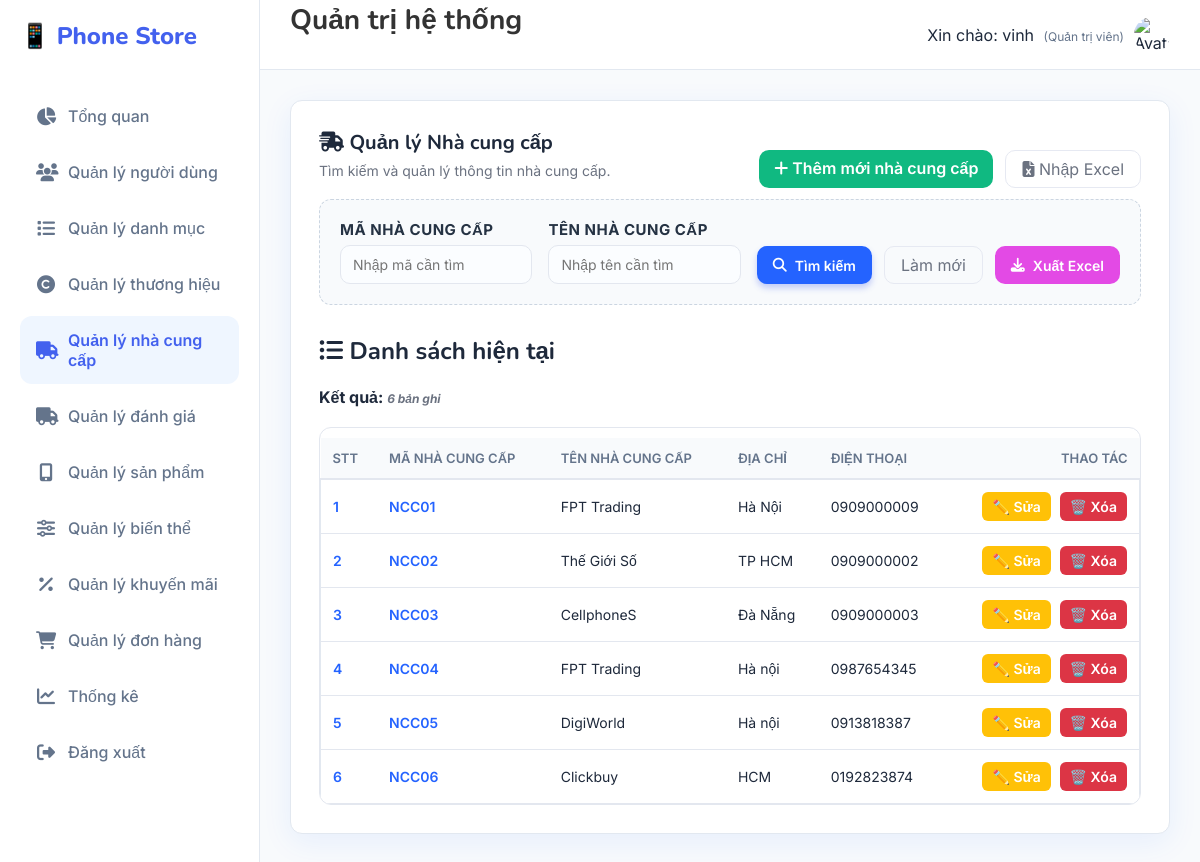
Page /Nhacungcap/danhsach (signed in) on the committed database.
### tables this page shows
CREATE TABLE `nha_cung_cap` (
  `ma_nha_cung_cap` varchar(20) NOT NULL,
  `ten_nha_cung_cap` varchar(255) NOT NULL,
  `dia_chi` varchar(255) DEFAULT NULL,
  `dien_thoai` varchar(20) DEFAULT NULL
);

### MVC/Core/controller.php (called while the page is built, shortened)
<?php
class controller
{
    public function model($model)
    {
        return new $model;
    }
    public function view($view, $data = [])
    {
        include_once __DIR__ . '/../Views/' . $view . '.php';
    }
}

### MVC/Controllers/Nhacungcap.php (called while the page is built, shortened)
<?php
class Nhacungcap extends controller
{
    private $ncc;
    function __construct()
    {
        $this->ncc = $this->model("NhaCungCap_m");
    }
    function danhsach()
    {
        $result = $this->ncc->NhaCungCap_getAll();
        $this->view('Master', [
            'page' => 'danhsachnhacungcap_v',
            'dulieu' => $result
        ]);
    }
}

### MVC/Core/app.php (called while the page is built, shortened)
<?php
class app
{
    protected $action = "Get_data";
    function __construct()
    {
        $arr = $this->processURL();
        if ($arr != null) {
            if (file_exists(__DIR__ . '/../Controllers/' . $arr[0] . '.php')) {
                unset($arr[0]);
            }
        }
        $this->controller = new $this->controller;
        if (isset($arr[1])) {
            if (method_exists($this->controller, $arr[1])) {
                $this->action = $arr[1];
                unset($arr[1]);
            }
        }
        $this->param = $arr ? array_values($arr) : [];
        call_user_func_array([$this->controller, $this->action], $this->param);
    }
    function processURL()
    {
        if (isset($_GET['url'])) {
            return explode('/', filter_var(trim($_GET['url']), FILTER_DEFAULT));
        }
    }
}

### index.php (called while the page is built, shortened)
<?php
    $myapp = new app();
?>

### MVC/Core/connectDB.php (called while the page is built, shortened)
<?php
class connectDB
{
    function __construct()
    {
        $this->con = mysqli_connect('localhost', 'root', '', 'phone_store_v2');
    }
}

### MVC/Models/NhaCungCap_m.php (called while the page is built, shortened)
<?php
class NhaCungCap_m extends connectDB
{
    function NhaCungCap_getAll()
    {
        $sql = "SELECT * FROM nha_cung_cap
                ORDER BY LENGTH(ma_nha_cung_cap), ma_nha_cung_cap";
        return mysqli_query($this->con, $sql);
    }
}

### MVC/Views/Pages/Danhsachnhacungcap_v.php (the view, shortened to what this page needs)
<!DOCTYPE html>
<html lang="vi">
<body>
    <main role="main">
        <div class="card">
            <div class="actions-top">
                <div>
                    <h1><i class="fa-solid fa-truck-fast"></i> Quản lý Nhà cung cấp</h1>
                    <p class="lead">Tìm kiếm và quản lý thông tin nhà cung cấp.</p>
                </div>
                <div class="actions">
                    <a href="http://localhost/Banhang/Nhacungcap/themmoi" class="btn-create"><i
                            class="fa-solid fa-plus"></i>
                        Thêm mới nhà cung cấp</a>
                    <a href="http://localhost/Banhang/Danhmuc/import_form" class="btn-ghost"><i
                            class="fa-solid fa-file-excel"></i> Nhập
                        Excel</a>
                </div>
            </div>
            <form method="post" action="http://localhost/Banhang/Nhacungcap/Timkiem" class="form-search"
                style="margin-bottom:30px;border:1px dashed #cbd5e1;padding:20px;border-radius:12px;background:#f8fafc">
                <div class="search-fields">
                    <div>
                        <label for="searchId">Mã nhà cung cấp</label>
                        <input type="text" id="searchId" name="txtMancc" placeholder="Nhập mã cần tìm"
                            value="<?php echo isset($data['mancc']) ? $data['mancc'] : '' ?>" />
                    </div>
                    <div>
                        <label for="searchName">Tên nhà cung cấp</label>
                        <input type="text" id="searchName" name="txtTenncc" placeholder="Nhập tên cần tìm"
                            value="<?php echo isset($data['tenncc']) ? $data['tenncc'] : '' ?>" />
                    </div>
                </div>
                <div class="actions" style="margin-top:0;">
                    <button type="submit" class="btn-primary" name="btnTim"><i class="fa-solid fa-search"></i> Tìm
                        kiếm</button>
                    <a href="http://localhost/Banhang/Nhacungcap/danhsach" class="btn-ghost">Làm mới</a>
                    <button type="submit" name="btnXuatexcel" class="btn-excel">
                        <i class="fa-solid fa-solid fa-download"></i> Xuất Excel
                    </button>
                </div>
            </form>
            <h2><i class="fa-solid fa-list-ul"></i> Danh sách hiện tại</h2>
            <?php if (isset($data['dulieu'])) {
            ?>
            <div style="margin:10px 0">
                <strong>Kết quả: <span id="resultCount" class="hint"></span></strong>
            </div>
            <div class="table-container">
                <table>
                    <thead>
                        <tr>
                            <th>STT</th>
                            <th>Mã nhà cung cấp</th>
                            <th>Tên nhà cung cấp</th>
                            <th>Địa chỉ</th>
                            <th>Điện thoại</th>
                            <th style="text-align:right">Thao tác</th>
                        </tr>
                    </thead>
                    <tbody id="nccBody">
                        <?php
                            $serial = 1;
                            while ($row = mysqli_fetch_array($data['dulieu'])) {
                            ?>
                        <tr>
                            <td><span style="font-weight:600;color:var(--accent)"><?php echo $serial++; ?></span>
                            </td>
                            <td><span
                                    style="font-weight:600;color:var(--accent)"><?php echo $row['ma_nha_cung_cap'] ?></span>
                            </td>
                            <td><?php echo $row['ten_nha_cung_cap'] ?></td>
                            <td><?php echo $row['dia_chi'] ?></td>
                            <td><?php echo $row['dien_thoai'] ?></td>
                            <td style="text-align:right">
                                <a href="http://localhost/Banhang/Nhacungcap/sua/<?php echo $row['ma_nha_cung_cap'] ?>"><button
                                        class="btn-edit">✏️
                                        Sửa</button></a>
                                <a href="http://localhost/Banhang/Nhacungcap/xoa/<?php echo $row['ma_nha_cung_cap'] ?>"
                                    onclick="return confirm('Bạn có chắc chắn muốn xoá không?')"><button
                                        class="btn-delete">🗑️
                                        Xóa</button></a>
                            </td>
                        </tr>
                        <?php } ?>
                    </tbody>
                </table>
            </div>
            <?php } ?>
        </div>
    </main>
</body>
</html>

### Public/Css/style.css (style rules this page uses)
:root { --primary: #4361ee; --primary-dark: #3a0ca3; --secondary: #4cc9f0; --accent: #f72585; --success: #10b981; --warning: #f59e0b; --danger: #ef4444; --dark: #1e293b; --light: #f8fafc; --white: #ffffff; --gray: #64748b; --border: #e2e8f0; --shadow: 0 10px 15px -3px rgba(0, 0, 0, 0.1), 0 4px 6px -2px rgba(0, 0, 0, 0.05); --radius: 16px; --sidebar-width: 260px; }
* { margin: 0; padding: 0; box-sizing: border-box; font-family: "Inter", sans-serif; }
body { background-color: var(--light); color: var(--dark); height: 100vh; overflow: hidden; }
a { text-decoration: none; transition: 0.3s; }
.card { background: var(--white); border-radius: var(--radius); padding: 30px; box-shadow: var(--shadow); border: 1px solid var(--border); margin-bottom: 30px; }
h1, h2 { color: var(--dark); margin-bottom: 20px; font-family: "Nunito", sans-serif; }
p.lead { color: var(--gray); margin-bottom: 25px; font-size: 15px; }
form { display: grid; grid-template-columns: repeat(2, 1fr); gap: 24px; }
label { font-size: 13px; font-weight: 600; color: var(--gray); margin-bottom: 8px; display: block; text-transform: uppercase; letter-spacing: 0.5px; }
input, select, textarea { width: 100%; padding: 12px 16px; border: 1px solid var(--border); border-radius: 10px; font-size: 15px; background: #f9fafb; transition: 0.2s; }
.actions { margin-top: 10px; display: flex; gap: 12px; justify-content: flex-end; grid-column: 1 / -1; }
button, .btn { padding: 10px 20px; border-radius: 10px; font-weight: 600; font-size: 14px; cursor: pointer; border: none; display: inline-flex; align-items: center; gap: 8px; transition: 0.2s; text-decoration: none; }
.btn-primary { background: var(--primary); color: #fff; box-shadow: 0 4px 6px rgba(67, 97, 238, 0.3); }
.btn-ghost { background: transparent; border: 1px solid var(--border); color: var(--gray); }
table { width: 100%; border-collapse: separate; border-spacing: 0 8px; margin-top: 10px; }
th { text-align: left; padding: 12px 16px; color: var(--gray); font-size: 13px; font-weight: 600; text-transform: uppercase; }
td { background: #fff; padding: 16px; border-top: 1px solid var(--border); border-bottom: 1px solid var(--border); font-size: 14px; color: var(--dark); }
td:first-child { border-left: 1px solid var(--border); border-top-left-radius: 12px; border-bottom-left-radius: 12px; }
td:last-child { border-right: 1px solid var(--border); border-top-right-radius: 12px; border-bottom-right-radius: 12px; }
.hint { font-size: 13px; color: var(--gray); margin-top: 10px; font-style: italic; }

### rows in the picture
nha_cung_cap: ma_nha_cung_cap "NCC01", ten_nha_cung_cap "FPT Trading", dia_chi "Hà Nội", dien_thoai "0909000009"
nha_cung_cap: ma_nha_cung_cap "NCC02", ten_nha_cung_cap "Thế Giới Số", dia_chi "TP HCM", dien_thoai "0909000002"
nha_cung_cap: ma_nha_cung_cap "NCC03", ten_nha_cung_cap "CellphoneS", dia_chi "Đà Nẵng", dien_thoai "0909000003"
nha_cung_cap: ma_nha_cung_cap "NCC04", ten_nha_cung_cap "FPT Trading", dia_chi "Hà nội", dien_thoai "0987654345"
nha_cung_cap: ma_nha_cung_cap "NCC05", ten_nha_cung_cap "DigiWorld", dia_chi "Hà nội", dien_thoai "0913818387"
nha_cung_cap: ma_nha_cung_cap "NCC06", ten_nha_cung_cap "Clickbuy", dia_chi "HCM", dien_thoai "0192823874"

### other values in the picture
$_SESSION['user_name'] "vinh"
